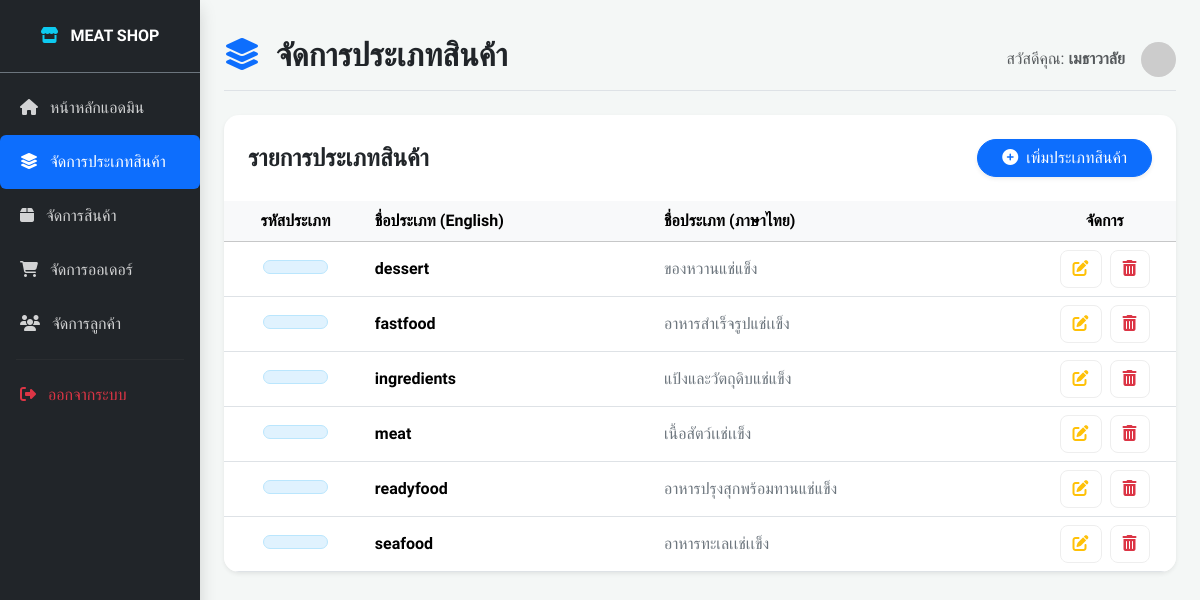
Screenshot of /admin/categories.php (signed in) with the database file from the repository.
### tables this page shows
CREATE TABLE `categories` (
  `c_id` varchar(255) NOT NULL,
  `c_name_eng` varchar(255) NOT NULL,
  `c_name_th` varchar(255) NOT NULL
);

### admin/categories.php (the view, shortened to what this page needs)
<?php
include_once("connectdb.php");
?>
<!doctype html>
<html lang="th">
<head>
    <link href="https://cdn.jsdelivr.net/npm/bootstrap@5.3.2/dist/css/bootstrap.min.css" rel="stylesheet">
    <link rel="stylesheet" href="https://cdnjs.cloudflare.com/ajax/libs/font-awesome/6.4.2/css/all.min.css">
</head>
<body>
<div class="container-fluid">
    <div class="row">
        <nav class="col-md-3 col-lg-2 d-md-block sidebar p-0 shadow">
            <div class="p-4 text-center fw-bold border-bottom border-secondary"><i class="fa-solid fa-store me-2 text-info"></i> MEAT SHOP</div>
            <div class="nav flex-column nav-pills mt-2">
                <a href="index2.php" class="nav-link"><i class="fa-solid fa-home me-2"></i> หน้าหลักแอดมิน</a>
                <a href="categories.php" class="nav-link active"><i class="fa-solid fa-layer-group me-2"></i> จัดการประเภทสินค้า</a>
                <a href="products.php" class="nav-link"><i class="fa-solid fa-box me-2"></i> จัดการสินค้า</a>
                <a href="orders.php" class="nav-link"><i class="fa-solid fa-cart-shopping me-2"></i> จัดการออเดอร์</a>
                <a href="customers.php" class="nav-link"><i class="fa-solid fa-users me-2"></i> จัดการลูกค้า</a>
                <hr class="mx-3 my-2" style="border-color: #444;">
                <a href="#" class="nav-link text-danger" onclick="confirmLogout(event)"><i class="fa-solid fa-right-from-bracket me-2"></i> ออกจากระบบ</a>
            </div>
        </nav>
        <main class="col-md-9 ms-sm-auto col-lg-10 px-md-4 main-content">
            <div class="d-flex justify-content-between align-items-center pt-3 pb-2 mb-4 border-bottom">
                <h2 class="fw-bold"><i class="fa-solid fa-layer-group me-2 text-primary"></i> จัดการประเภทสินค้า</h2>
                <div class="d-flex align-items-center">
                    <span class="me-3 d-none d-md-inline text-muted">สวัสดีคุณ: <strong><?php echo $_SESSION['a.name']; ?></strong></span>
                    <img src="https://ui-avatars.com/api/?name=<?php echo $_SESSION['a.name']; ?>&background=0D6EFD&color=fff" alt="User" class="rounded-circle" width="35">
                </div>
            </div>
            <div class="card shadow-sm overflow-hidden">
                <div class="card-body p-0">
                    <div class="d-flex justify-content-between align-items-center p-4">
                        <h4 class="fw-bold mb-0">รายการประเภทสินค้า</h4>
                        <a href="add_categories.php" class="btn btn-primary rounded-pill px-4 shadow-sm"><i class="fa-solid fa-plus-circle me-1"></i> เพิ่มประเภทสินค้า</a>
                    </div>
                    <div class="table-responsive">
                        <table class="table table-hover align-middle mb-0 text-center">
                            <thead class="table-light">
                                <tr>
                                    <th width="15%">รหัสประเภท</th>
                                    <th class="text-start">ชื่อประเภท (English)</th>
                                    <th class="text-start">ชื่อประเภท (ภาษาไทย)</th>
                                    <th width="15%">จัดการ</th>
                                </tr>
                            </thead>
                            <tbody>
                                <?php
                                $sql = "SELECT * FROM categories ORDER BY C_id ASC";
                                $rs = mysqli_query($conn, $sql);
                                if ($rs && mysqli_num_rows($rs) > 0):
                                    while ($data = mysqli_fetch_assoc($rs)):
                                ?>
                                <tr>
                                    <td><span class="id-badge bg-soft-blue"><?php echo $data['C_id']; ?></span></td>
                                    <td class="text-start fw-bold"><?php echo htmlspecialchars($data['c_name_eng']); ?></td>
                                    <td class="text-start text-secondary"><?php echo htmlspecialchars($data['c_name_th']); ?></td>
                                    <td>
                                        <button type="button" class="btn btn-action text-warning me-1"
                                                onclick="openEditModal('<?php echo $data['C_id']; ?>', '<?php echo addslashes($data['c_name_eng']); ?>', '<?php echo addslashes($data['c_name_th']); ?>')">
                                            <i class="fa-solid fa-pen-to-square"></i>
                                        </button>
                                        <button type="button" class="btn btn-action text-danger"
                                           onclick="confirmDelete(event, '<?php echo $data['C_id']; ?>')">
                                            <i class="fa-solid fa-trash-can"></i>
                                        </button>
                                    </td>
                                </tr>
                                <?php endwhile; else: ?>
                                    <tr><td colspan="4" class="py-5 text-muted">ไม่พบข้อมูลประเภทสินค้า</td></tr>
                                <?php endif; ?>
                            </tbody>
                        </table>
                    </div>
                </div>
            </div>
        </main>
    </div>
</div>
</body>
</html>

### admin/categories.php (style rules this page uses)
body { background-color: #f4f7f6; font-family: 'Sarabun', sans-serif; }
.sidebar { min-height: 100vh; background-color: #212529; color: white; }
.sidebar .nav-link { color: rgba(255, 255, 255, 0.8); padding: 15px 20px; transition: 0.3s; }
.sidebar .nav-link.active { background-color: #0d6efd; color: white; }
.main-content { padding: 20px; }
.card { border-radius: 15px; border: none; }
.id-badge { min-width: 65px; padding: 6px 12px; border-radius: 10px; font-weight: 600; font-size: 0.85rem; text-align: center; display: inline-block; }
.bg-soft-blue { background-color: #e0f2fe; color: #0369a1; border: 1px solid #bae6fd; }
.btn-action { background-color: #fff; border: 1px solid #eee; transition: 0.2s; border-radius: 8px; }

### rows the page displays
categories: c_name_eng "dessert", c_name_th "ของหวานแช่แข็ง"
categories: c_name_eng "fastfood", c_name_th "อาหารสำเร็จรูปแช่เเข็ง"
categories: c_name_eng "ingredients", c_name_th "แป้งและวัตถุดิบแช่แข็ง"
categories: c_name_eng "meat", c_name_th "เนื้อสัตว์เเช่เเข็ง"
categories: c_name_eng "readyfood", c_name_th "อาหารปรุงสุกพร้อมทานแช่แข็ง"
categories: c_name_eng "seafood", c_name_th "อาหารทะเลเเช่เเข็ง"

### other values shown
$_SESSION['a.name'] "เมธาวาลัย"
